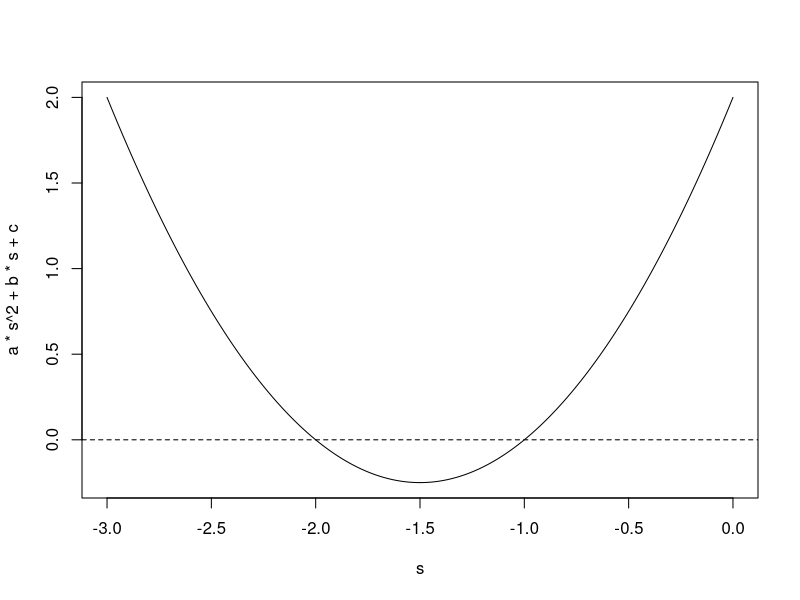

Recreate this plot in R.
## ---- chunk 1
#| echo: false
# Define the variables 
a <- 1
b <- 3
c <- 2

# Write the discriminant
m <- b^2-4*a*c 

# Solve the equation 
if(m > 0){ # The equation has two solutions 
  x1 <- (-b + sqrt(m))/2*a
  x2 <- (-b - sqrt(m))/2*a
  
  print(paste("The equation has two solutions: x1 =", x1, " x2 =", x2))
} else if (m == 0){ # The equation has one solution
  x <- (-b + sqrt(m))/2*a
  
  print(paste("The equation has one solution: x =", x))
} else{ # The equation has no solution
  print("The equation has no real number solutions")
}

## ---- chunk 2
#| echo: false
# Draw the plot to find the solution for x 
if(m > 0){ # The equation has two solutions 
  s <- seq(x2-1, x1+1, length = 300)
  plot(s, a*s^2 + b*s + c, type = "l")
  abline(h = 0, lty = 2)
  
} else if (m == 0){ # The equation has one solution
  s <- seq(-b/2*a-1, -b/2*a-1, length = 300)
  
  plot(s, a*s^2 + b*s + c, type = "l")
  abline(h = 0, lty = 2)
} else{ # The equation has no solution
  s <- seq(-b/2*a-1, -b/2*a-1, length = 300)
  
  plot(s, a*s^2 + b*s + c, type = "l")
  abline(h = 0, lty = 2)
}

